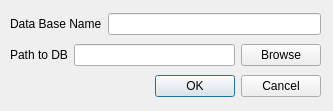
<?xml version="1.0" encoding="UTF-8"?>
<ui version="4.0">
 <class>CreateDialog</class>
 <widget class="QDialog" name="CreateDialog">
  <property name="geometry">
   <rect>
    <x>0</x>
    <y>0</y>
    <width>333</width>
    <height>111</height>
   </rect>
  </property>
  <property name="windowTitle">
   <string>Create DB</string>
  </property>
  <widget class="QWidget" name="layoutWidget">
   <property name="geometry">
    <rect>
     <x>10</x>
     <y>10</y>
     <width>311</width>
     <height>91</height>
    </rect>
   </property>
   <layout class="QVBoxLayout" name="verticalLayout">
    <item>
     <layout class="QHBoxLayout" name="horizontalLayout">
      <item>
       <widget class="QLabel" name="label_3">
        <property name="text">
         <string>Data Base Name</string>
        </property>
       </widget>
      </item>
      <item>
       <widget class="QLineEdit" name="NameLineEdit"/>
      </item>
     </layout>
    </item>
    <item>
     <layout class="QHBoxLayout" name="horizontalLayout_2">
      <item>
       <widget class="QLabel" name="label_2">
        <property name="text">
         <string>Path to DB</string>
        </property>
       </widget>
      </item>
      <item>
       <widget class="QLineEdit" name="pathLineEdit"/>
      </item>
      <item>
       <widget class="QPushButton" name="createBrowse">
        <property name="text">
         <string>Browse</string>
        </property>
       </widget>
      </item>
     </layout>
    </item>
    <item>
     <widget class="QDialogButtonBox" name="buttonBox">
      <property name="orientation">
       <enum>Qt::Horizontal</enum>
      </property>
      <property name="standardButtons">
       <set>QDialogButtonBox::Cancel|QDialogButtonBox::Ok</set>
      </property>
     </widget>
    </item>
   </layout>
  </widget>
 </widget>
 <resources/>
 <connections>
  <connection>
   <sender>buttonBox</sender>
   <signal>accepted()</signal>
   <receiver>CreateDialog</receiver>
   <slot>accept()</slot>
   <hints>
    <hint type="sourcelabel">
     <x>248</x>
     <y>254</y>
    </hint>
    <hint type="destinationlabel">
     <x>157</x>
     <y>274</y>
    </hint>
   </hints>
  </connection>
  <connection>
   <sender>buttonBox</sender>
   <signal>rejected()</signal>
   <receiver>CreateDialog</receiver>
   <slot>reject()</slot>
   <hints>
    <hint type="sourcelabel">
     <x>316</x>
     <y>260</y>
    </hint>
    <hint type="destinationlabel">
     <x>286</x>
     <y>274</y>
    </hint>
   </hints>
  </connection>
 </connections>
</ui>
